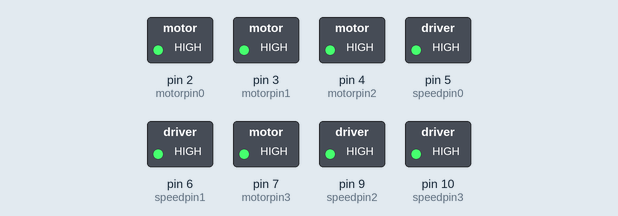
Recording of a sketch running on a simulated Arduino Uno, built with avr-gcc and run on an emulated ATmega328P. Shown: switched loads named in the sketch (green lamp = pin HIGH).

Above: at 0.1 s.
At 10.1 s:
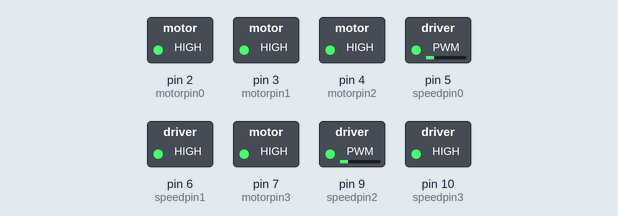
At 11.3 s:
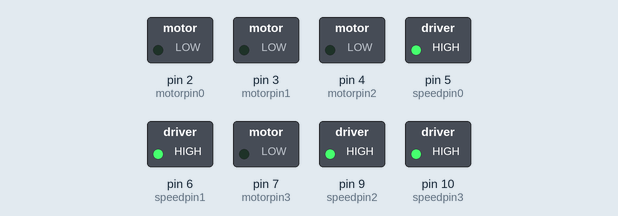
At 16.3 s:
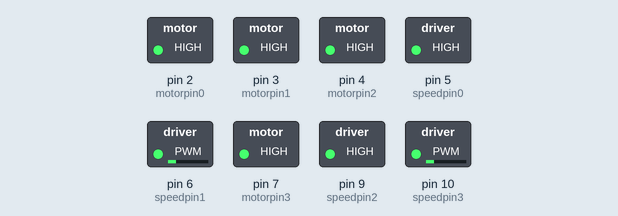
Timing chart, 0 to 18.9 s (numbered marks = the images above):
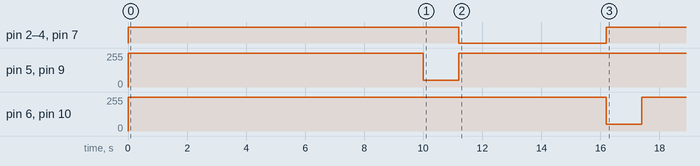

The sketch:

sample_code_for_dc_motor_move_2.ino
```cpp
#define motorpin0 2 // Direction ch1 front right motor
#define motorpin1 3 // Direction ch2 front left motor
#define motorpin2 4 // Direction ch3 back right motor
#define motorpin3 7 // Direction ch4 back left motor
#define speedpin0 5 //Speed Ch1
#define speedpin1 6 //Speed Ch2
#define speedpin2 9 //Speed Ch3
#define speedpin3 10 //Speed Ch4
int count=0;

void setup() {
//the motor control wires are outputs
pinMode (motorpin0, OUTPUT);
pinMode(motorpin1, OUTPUT);
pinMode(motorpin2, OUTPUT);
pinMode(motorpin3, OUTPUT);
//PWM Pins are outputs
pinMode(speedpin0, OUTPUT);
pinMode(speedpin1, OUTPUT);
pinMode(speedpin2, OUTPUT);
pinMode(speedpin3, OUTPUT);

}

void loop() {

    analogWrite(speedpin0,255);
    analogWrite(speedpin1,255);
    analogWrite(speedpin2,255);
    analogWrite(speedpin3,255);

  switch (count)
  {
    case 0: //forward
    digitalWrite(motorpin0,1);
    digitalWrite(motorpin1,1);
    digitalWrite(motorpin2,1);
    digitalWrite(motorpin3,1);
    delay(10000);
    count++;
    break;

     case 1: //Turn right

    analogWrite(speedpin0,50);
    analogWrite(speedpin2,50);

    digitalWrite(motorpin0,1);
    digitalWrite(motorpin1,1);
    digitalWrite(motorpin2,1);
    digitalWrite(motorpin3,1);
    delay(1200);
    count++;
    break;

    case 2: //backward

    digitalWrite(motorpin0,0);
    digitalWrite(motorpin1,0);
    digitalWrite(motorpin2,0);
    digitalWrite(motorpin3,0);
    delay (5000);
    count++;
    break;


    case 3: //Turn left

    analogWrite(speedpin1,50);
    analogWrite(speedpin3,50);

    digitalWrite(motorpin0,1);
    digitalWrite(motorpin1,1);
    digitalWrite(motorpin2,1);
    digitalWrite(motorpin3,1);
    delay(1200);
    count++;
    break;
}
}
```

Measured:
- by itself, pin 2 (motorpin0), pin 3 (motorpin1), pin 4 (motorpin2), pin 7 (motorpin3): LOW → HIGH at 0.00 s, → LOW 11.2 s later, → HIGH 5.0 s later
- by itself, pin 5 (speedpin0), pin 9 (speedpin2): 0/255 → 255/255 at 0.00 s, → 50/255 10.0 s later, → 255/255 1.2 s later
- by itself, pin 6 (speedpin1), pin 10 (speedpin3): 0/255 → 255/255 at 0.00 s, → 50/255 16.2 s later, → 255/255 1.2 s later
